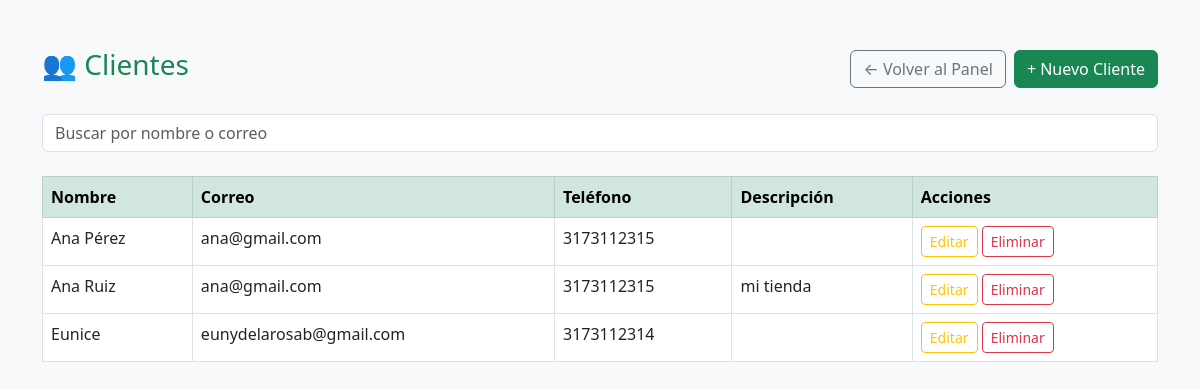
The page /modules/clientes/lista.php on the database its author committed.
### tables this page shows
CREATE TABLE `clientes` (
  `id` int(11) NOT NULL,
  `nombre` varchar(100) NOT NULL,
  `correo` varchar(100) DEFAULT NULL,
  `telefono` varchar(20) DEFAULT NULL,
  `descripcion` text DEFAULT NULL
);

### modules/clientes/lista.php (the view, shortened to what this page needs)
<?php
require '../../includes/db.php';
$buscar = $_GET['buscar'] ?? '';
$where = "WHERE 1=1";
$resultado = $conn->query("SELECT * FROM clientes $where ORDER BY nombre ASC");
?>
<!DOCTYPE html>
<html lang="es">
<head>
    <link href="https://cdn.jsdelivr.net/npm/bootstrap@5.3.0/dist/css/bootstrap.min.css" rel="stylesheet">
</head>
<body class="bg-light">
<div class="container mt-5">
    <div class="d-flex justify-content-between align-items-center mb-4">
        <h3 class="text-success">👥 Clientes</h3>
        <div class="d-flex gap-2">
            <a href="../../modules/dashboard/dashboard.php" class="btn btn-outline-secondary">← Volver al Panel</a>
            <a href="crear.php" class="btn btn-success">+ Nuevo Cliente</a>
        </div>
    </div>
    <form method="GET" class="mb-4">
        <input type="text" name="buscar" class="form-control" placeholder="Buscar por nombre o correo" value="<?= htmlspecialchars($buscar) ?>">
    </form>
    <table class="table table-bordered table-hover">
        <thead class="table-success">
            <tr>
                <th>Nombre</th>
                <th>Correo</th>
                <th>Teléfono</th>
                <th>Descripción</th>
                <th>Acciones</th>
            </tr>
        </thead>
        <tbody>
            <?php while ($row = $resultado->fetch_assoc()): ?>
                <tr>
                    <td><?= htmlspecialchars($row['nombre']) ?></td>
                    <td><?= htmlspecialchars($row['correo']) ?></td>
                    <td><?= htmlspecialchars($row['telefono']) ?></td>
                    <td><?= htmlspecialchars($row['descripcion']) ?></td>
                    <td>
                        <a href="editar.php?id=<?= $row['id'] ?>" class="btn btn-sm btn-outline-warning">Editar</a>
                        <a href="eliminar.php?id=<?= $row['id'] ?>" class="btn btn-sm btn-outline-danger" onclick="return confirm('¿Eliminar cliente?')">Eliminar</a>
                    </td>
                </tr>
            <?php endwhile; ?>
        </tbody>
    </table>
</div>
</body>
</html>

### rows shown on the page
clientes: nombre "Ana Pérez", correo "ana@gmail.com", telefono "3173112315"
clientes: nombre "Ana Ruiz", correo "ana@gmail.com", telefono "3173112315", descripcion "mi tienda"
clientes: nombre "Eunice", correo "eunydelarosab@gmail.com", telefono "3173112314"
